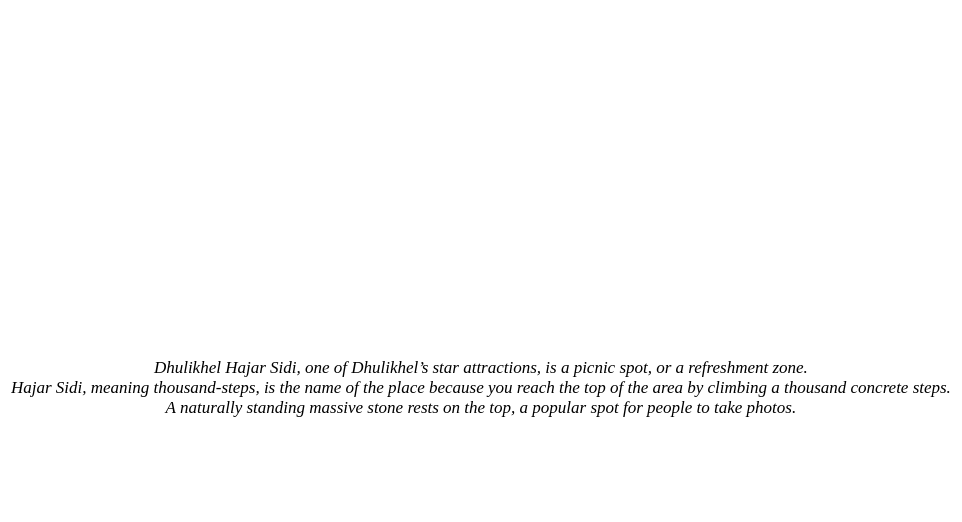
<?xml version="1.0" encoding="UTF-8"?>
<ui version="4.0">
 <class>hazarsidi</class>
 <widget class="QDialog" name="hazarsidi">
  <property name="geometry">
   <rect>
    <x>0</x>
    <y>0</y>
    <width>938</width>
    <height>522</height>
   </rect>
  </property>
  <property name="windowTitle">
   <string>Dialog</string>
  </property>
  <property name="styleSheet">
   <string notr="true">color:black;
background:white;</string>
  </property>
  <layout class="QGridLayout" name="gridLayout">
   <item row="1" column="2">
    <widget class="QLabel" name="label">
     <property name="font">
      <font>
       <family>Times New Roman</family>
       <pointsize>13</pointsize>
       <italic>true</italic>
       <bold>false</bold>
      </font>
     </property>
     <property name="styleSheet">
      <string notr="true">background:none;</string>
     </property>
     <property name="text">
      <string>&lt;html&gt;&lt;head/&gt;&lt;body&gt;&lt;p&gt;&lt;span style=&quot; font-style:itallic; color:#000000;&quot;&gt;Dhulikhel Hajar Sidi, one of Dhulikhel’s star attractions, is a picnic spot, or a refreshment zone.&lt;br&gt; Hajar Sidi, meaning thousand-steps, is the name of the place because you reach the top of the area by climbing a thousand concrete steps. &lt;br&gt;A naturally standing massive stone rests on the top, a popular spot for people to take photos.&lt;/span&gt;&lt;/p&gt;&lt;/body&gt;&lt;/html&gt;</string>
     </property>
     <property name="alignment">
      <set>Qt::AlignCenter</set>
     </property>
    </widget>
   </item>
   <item row="0" column="2">
    <layout class="QHBoxLayout" name="horizontalLayout">
     <item>
      <widget class="QLabel" name="label_4">
       <property name="styleSheet">
        <string notr="true">border-image: url(:/image preview/images/1 step.jpg);</string>
       </property>
       <property name="text">
        <string/>
       </property>
      </widget>
     </item>
     <item>
      <widget class="QLabel" name="label_3">
       <property name="styleSheet">
        <string notr="true">border-image: url(:/image preview/images/2 step.jpg);</string>
       </property>
       <property name="text">
        <string/>
       </property>
      </widget>
     </item>
     <item>
      <widget class="QLabel" name="label_2">
       <property name="styleSheet">
        <string notr="true">border-image: url(:/image preview/images/3 step.jpg);</string>
       </property>
       <property name="text">
        <string/>
       </property>
      </widget>
     </item>
    </layout>
   </item>
  </layout>
 </widget>
 <resources/>
 <connections/>
</ui>
